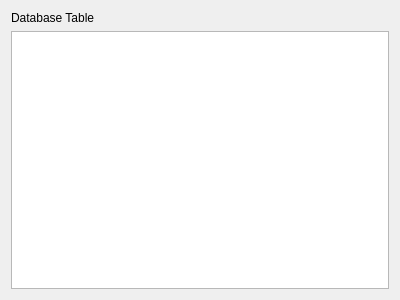
<?xml version="1.0" encoding="UTF-8"?>
<ui version="4.0">
 <class>AccountTableWidget</class>
 <widget class="QWidget" name="AccountTableWidget">
  <property name="geometry">
   <rect>
    <x>0</x>
    <y>0</y>
    <width>400</width>
    <height>300</height>
   </rect>
  </property>
  <property name="windowTitle">
   <string>Form</string>
  </property>
  <layout class="QVBoxLayout" name="verticalLayout">
   <item>
    <widget class="QLabel" name="labelTitle">
     <property name="text">
      <string>Database Table</string>
     </property>
    </widget>
   </item>
   <item>
    <widget class="QTableView" name="tableView"/>
   </item>
  </layout>
 </widget>
 <resources/>
 <connections/>
</ui>
